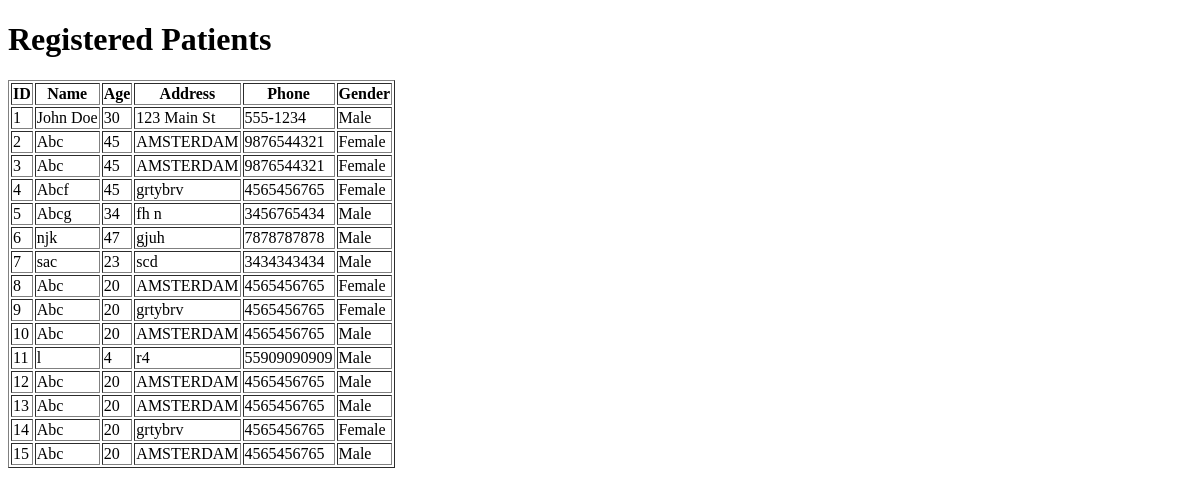
Before: /patients with the older database file.
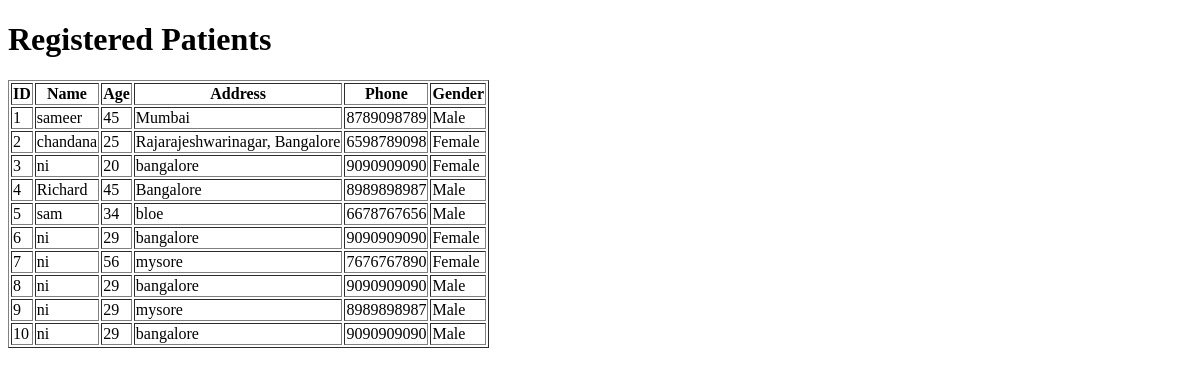
After: the same page with the newer database file.
### tables this page shows
CREATE TABLE patients (
                id INTEGER PRIMARY KEY AUTOINCREMENT,
                name TEXT,
                age INTEGER,
                address TEXT,
                phone TEXT,
                gender TEXT
            );

### app.py (the view)
@app.route('/patients')
def patients():
    conn = sqlite3.connect('database.db')
    cursor = conn.cursor()
    cursor.execute("SELECT * FROM patients")
    patient_list = cursor.fetchall()
    conn.close()
    return render_template('patients.html', patients=patient_list)

### templates/patients.html (shortened to what this page needs)
<!DOCTYPE html>
<html>
<head>
</head>
<body>
    <h1>Registered Patients</h1>
    <table border="1">
        <thead>
            <tr>
                <th>ID</th>
                <th>Name</th>
                <th>Age</th>
                <th>Address</th>
                <th>Phone</th>
                <th>Gender</th>
            </tr>
        </thead>
        <tbody>
            {% for patient in patients %}
            <tr>
                <td>{{ patient[0] }}</td>
                <td>{{ patient[1] }}</td>
                <td>{{ patient[2] }}</td>
                <td>{{ patient[3] }}</td>
                <td>{{ patient[4] }}</td>
                <td>{{ patient[5] }}</td>
            </tr>
            {% endfor %}
        </tbody>
    </table>
</body>
</html>

Changed rows visible on the page:
removed patients: id "11", name "l", age "4", address "r4", phone "55909090909", gender "Male"
removed patients: id "12", name "Abc", age "20", address "AMSTERDAM", phone "4565456765", gender "Male"
removed patients: id "13", name "Abc", age "20", address "AMSTERDAM", phone "4565456765", gender "Male"
removed patients: id "14", name "Abc", age "20", address "grtybrv", phone "4565456765", gender "Female"
removed patients: id "15", name "Abc", age "20", address "AMSTERDAM", phone "4565456765", gender "Male"
changed patients id 1: name "John Doe" → "sameer"; age "30" → "45"; address "123 Main St" → "Mumbai"; phone "555-1234" → "8789098789"
changed patients id 2: name "Abc" → "chandana"; age "45" → "25"; address "AMSTERDAM" → "Rajarajeshwarinagar, Bangalore"; phone "9876544321" → "6598789098"
changed patients id 3: name "Abc" → "ni"; age "45" → "20"; address "AMSTERDAM" → "bangalore"; phone "9876544321" → "9090909090"
changed patients id 4: name "Abcf" → "Richard"; address "grtybrv" → "Bangalore"; phone "4565456765" → "8989898987"; gender "Female" → "Male"
changed patients id 5: name "Abcg" → "sam"; address "fh n" → "bloe"; phone "3456765434" → "6678767656"
changed patients id 6: name "njk" → "ni"; age "47" → "29"; address "gjuh" → "bangalore"; phone "7878787878" → "9090909090"; gender "Male" → "Female"
changed patients id 7: name "sac" → "ni"; age "23" → "56"; address "scd" → "mysore"; phone "3434343434" → "7676767890"; gender "Male" → "Female"
changed patients id 8: name "Abc" → "ni"; age "20" → "29"; address "AMSTERDAM" → "bangalore"; phone "4565456765" → "9090909090"; gender "Female" → "Male"
changed patients id 9: name "Abc" → "ni"; age "20" → "29"; address "grtybrv" → "mysore"; phone "4565456765" → "8989898987"; gender "Female" → "Male"
changed patients id 10: name "Abc" → "ni"; age "20" → "29"; address "AMSTERDAM" → "bangalore"; phone "4565456765" → "9090909090"
